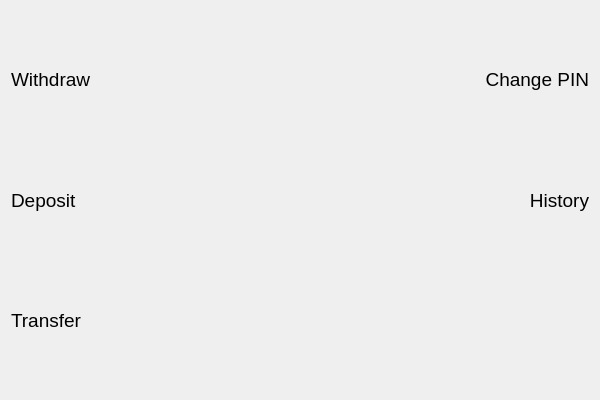
<?xml version="1.0" encoding="UTF-8"?>
<ui version="4.0">
 <class>MainMenuWidgetClass</class>
 <widget class="QWidget" name="MainMenuWidgetClass">
  <property name="geometry">
   <rect>
    <x>0</x>
    <y>0</y>
    <width>600</width>
    <height>400</height>
   </rect>
  </property>
  <property name="windowTitle">
   <string>MainMenuWidget</string>
  </property>
  <layout class="QGridLayout" name="gridLayout_2">
   <item row="1" column="0">
    <layout class="QGridLayout" name="gridLayout">
     <item row="3" column="0">
      <spacer name="verticalSpacer_2">
       <property name="orientation">
        <enum>Qt::Orientation::Vertical</enum>
       </property>
       <property name="sizeHint" stdset="0">
        <size>
         <width>20</width>
         <height>40</height>
        </size>
       </property>
      </spacer>
     </item>
     <item row="0" column="2">
      <widget class="QLabel" name="optPin">
       <property name="sizePolicy">
        <sizepolicy hsizetype="Expanding" vsizetype="Expanding">
         <horstretch>0</horstretch>
         <verstretch>0</verstretch>
        </sizepolicy>
       </property>
       <property name="font">
        <font>
         <pointsize>14</pointsize>
        </font>
       </property>
       <property name="text">
        <string>Change PIN</string>
       </property>
       <property name="alignment">
        <set>Qt::AlignmentFlag::AlignRight|Qt::AlignmentFlag::AlignTrailing|Qt::AlignmentFlag::AlignVCenter</set>
       </property>
      </widget>
     </item>
     <item row="2" column="1">
      <spacer name="horizontalSpacer_2">
       <property name="orientation">
        <enum>Qt::Orientation::Horizontal</enum>
       </property>
       <property name="sizeType">
        <enum>QSizePolicy::Policy::MinimumExpanding</enum>
       </property>
       <property name="sizeHint" stdset="0">
        <size>
         <width>40</width>
         <height>20</height>
        </size>
       </property>
      </spacer>
     </item>
     <item row="2" column="2">
      <widget class="QLabel" name="optHistory">
       <property name="sizePolicy">
        <sizepolicy hsizetype="Expanding" vsizetype="Expanding">
         <horstretch>0</horstretch>
         <verstretch>0</verstretch>
        </sizepolicy>
       </property>
       <property name="font">
        <font>
         <pointsize>14</pointsize>
        </font>
       </property>
       <property name="text">
        <string>History</string>
       </property>
       <property name="alignment">
        <set>Qt::AlignmentFlag::AlignRight|Qt::AlignmentFlag::AlignTrailing|Qt::AlignmentFlag::AlignVCenter</set>
       </property>
      </widget>
     </item>
     <item row="0" column="0">
      <widget class="QLabel" name="optWithdraw">
       <property name="sizePolicy">
        <sizepolicy hsizetype="Expanding" vsizetype="Expanding">
         <horstretch>0</horstretch>
         <verstretch>0</verstretch>
        </sizepolicy>
       </property>
       <property name="font">
        <font>
         <pointsize>14</pointsize>
        </font>
       </property>
       <property name="text">
        <string>Withdraw</string>
       </property>
      </widget>
     </item>
     <item row="2" column="0">
      <widget class="QLabel" name="optDeposit">
       <property name="sizePolicy">
        <sizepolicy hsizetype="Expanding" vsizetype="Expanding">
         <horstretch>0</horstretch>
         <verstretch>0</verstretch>
        </sizepolicy>
       </property>
       <property name="font">
        <font>
         <pointsize>14</pointsize>
        </font>
       </property>
       <property name="text">
        <string>Deposit</string>
       </property>
      </widget>
     </item>
     <item row="0" column="1">
      <spacer name="horizontalSpacer">
       <property name="orientation">
        <enum>Qt::Orientation::Horizontal</enum>
       </property>
       <property name="sizeType">
        <enum>QSizePolicy::Policy::MinimumExpanding</enum>
       </property>
       <property name="sizeHint" stdset="0">
        <size>
         <width>40</width>
         <height>20</height>
        </size>
       </property>
      </spacer>
     </item>
     <item row="1" column="0">
      <spacer name="verticalSpacer">
       <property name="orientation">
        <enum>Qt::Orientation::Vertical</enum>
       </property>
       <property name="sizeHint" stdset="0">
        <size>
         <width>20</width>
         <height>40</height>
        </size>
       </property>
      </spacer>
     </item>
     <item row="4" column="0">
      <widget class="QLabel" name="optTransfer">
       <property name="sizePolicy">
        <sizepolicy hsizetype="Expanding" vsizetype="Expanding">
         <horstretch>0</horstretch>
         <verstretch>0</verstretch>
        </sizepolicy>
       </property>
       <property name="font">
        <font>
         <pointsize>14</pointsize>
        </font>
       </property>
       <property name="text">
        <string>Transfer</string>
       </property>
      </widget>
     </item>
    </layout>
   </item>
   <item row="0" column="0">
    <spacer name="verticalSpacer_3">
     <property name="orientation">
      <enum>Qt::Orientation::Vertical</enum>
     </property>
     <property name="sizeType">
      <enum>QSizePolicy::Policy::Preferred</enum>
     </property>
     <property name="sizeHint" stdset="0">
      <size>
       <width>20</width>
       <height>40</height>
      </size>
     </property>
    </spacer>
   </item>
   <item row="2" column="0">
    <spacer name="verticalSpacer_4">
     <property name="orientation">
      <enum>Qt::Orientation::Vertical</enum>
     </property>
     <property name="sizeType">
      <enum>QSizePolicy::Policy::Preferred</enum>
     </property>
     <property name="sizeHint" stdset="0">
      <size>
       <width>20</width>
       <height>40</height>
      </size>
     </property>
    </spacer>
   </item>
  </layout>
 </widget>
 <layoutdefault spacing="6" margin="11"/>
 <resources/>
 <connections/>
</ui>
